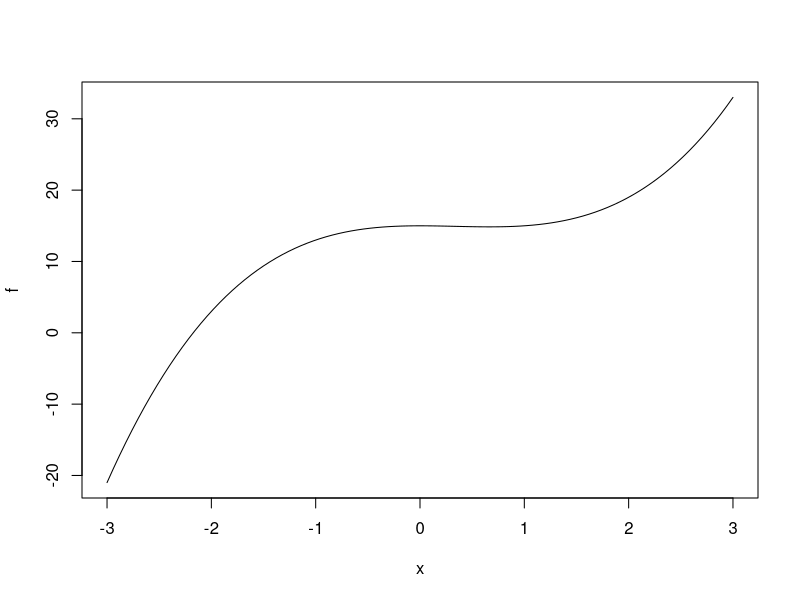

Source code (R):
2+2
6+1
getwd()
2+3;5*8
sqrt(2)
exp(45)#expo
f<-function(x)x^3-x^2+15#funtzioa definitu
f(4)#funtzioarenbalioax=4 denean
plot(f,-3,3)#funtzioairudikatux=-3,x=3 tartean

pisua<-c(45,68,47,35,59)
altuera<-scan()
5
8
5
7
4

seq(1,50)
rep(78,62)
altuera<-scan()
1
2
3
4
5
6
7
altuera


